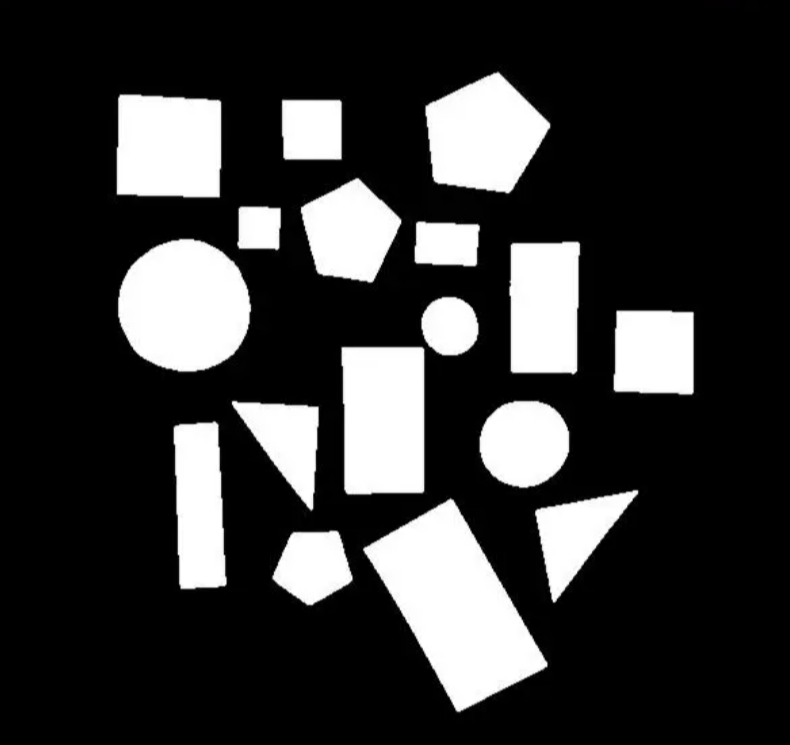
#> input picture assets/contour_input.png, 790 x 745 px
$ python 09_edge_detection_and_contours.py   (older library calls are emulated)
#> lines starting #> are read from the running program, lines starting #| are printed output that depends on the picture; after the words box and inside, x2 and y2 are one past the last pixel; in counts of white or black regions, pixels touching at a corner belong together
# Concept: Edge Detection and Contours
# Edges are boundaries where pixel intensity changes sharply.
# Contours are the outlines of objects: connect-the-dots along edges.
# This file finds shapes in an image and draws bounding boxes around them.

import cv2
import numpy as np
from constants import contour_input_img

img = cv2.imread(contour_input_img)   # Use an image with clear, distinct shapes
#> img is the input picture: shape (745, 790, 3); mean B, G, R 54.6, 54.6, 54.6
gray = cv2.cvtColor(img, cv2.COLOR_BGR2GRAY)

# --- EDGE DETECTION ---
# Sobel: detects edges in one direction (horizontal, dx=1, dy=0)
sobelx = cv2.Sobel(gray, cv2.CV_64F, 1, 0, ksize=5)
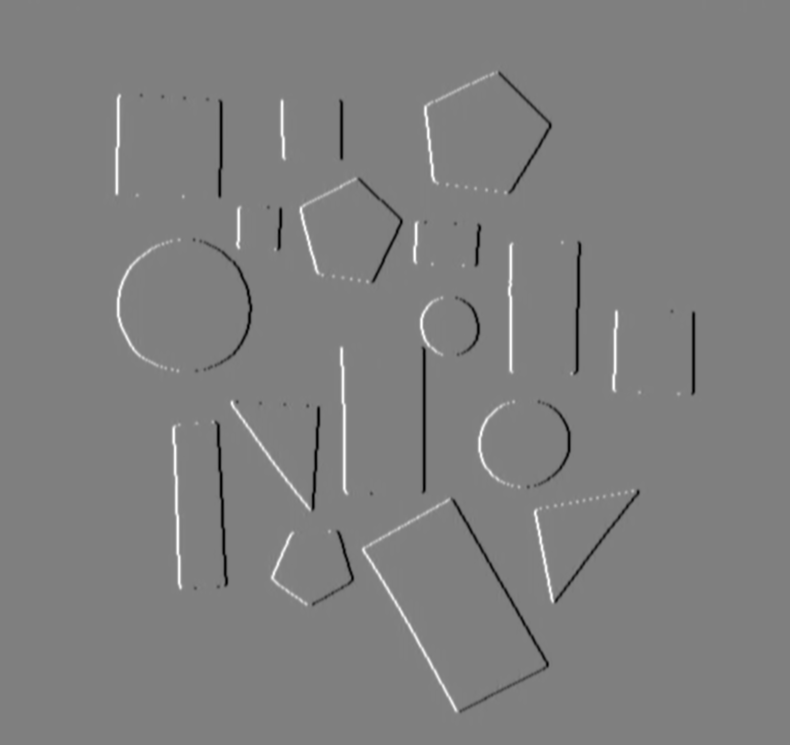
#> sobelx: shape (745, 790) float64; min -11627, max 11539, mean 0; drawn with min black and max white

# Canny: applies smoothing, gradient detection, and hysteresis
# (50, 150) are the low and high thresholds for what counts as an edge
canny = cv2.Canny(gray, 50, 150)
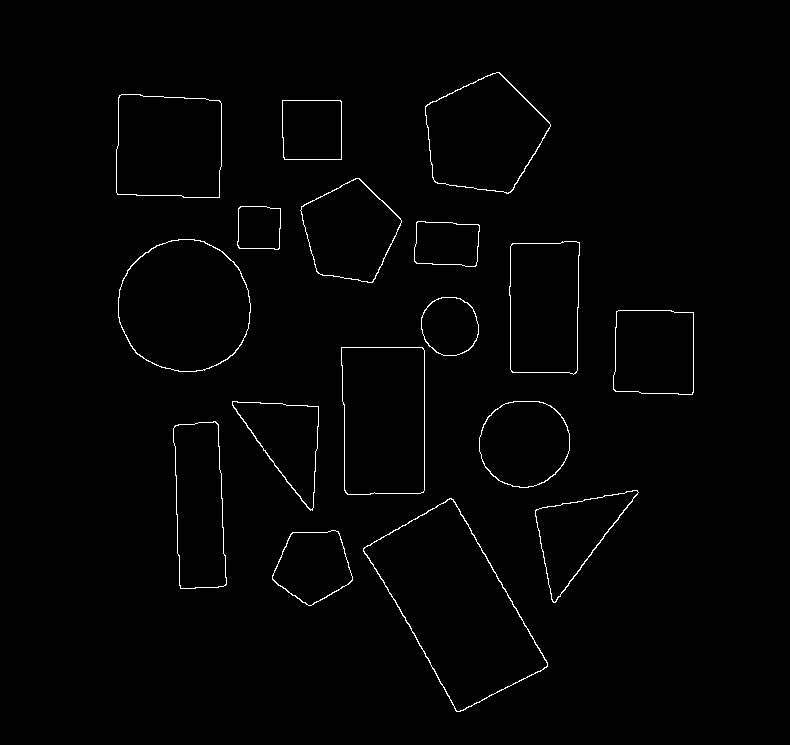
#> canny: shape (745, 790); 1.1% white in thin lines or dots, all inside (x1, y1, x2, y2) = (116, 72, 694, 712)

# --- CONTOURS ---
# findContours scans the binary image and traces outlines of white regions
# RETR_TREE: finds all contours and organizes parent-child relationships
# CHAIN_APPROX_SIMPLE: compresses straight lines to just their endpoints
contours, hierarchy = cv2.findContours(canny, cv2.RETR_TREE, cv2.CHAIN_APPROX_SIMPLE)
#> contours = 34 contours; largest, box (x1, y1, x2, y2) and area: (363, 498, 548, 712) 19568, (363, 498, 548, 712) 19326, (118, 239, 251, 372) 13820, (118, 239, 251, 372) 13695, (341, 347, 425, 495) 11822

for cnt in contours:
    area = cv2.contourArea(cnt)
    if area > 50:               # Skip tiny noise blobs (area < 50 pixels is junk)

        peri = cv2.arcLength(cnt, True)                    # Perimeter of the contour
        approx = cv2.approxPolyDP(cnt, 0.02 * peri, True) # Approximate shape with fewer points

        # Bounding rectangle: axis-aligned box that fits around the contour
        x, y, w, h = cv2.boundingRect(cnt)

        # Minimum enclosing circle: smallest circle that fits around the contour
        (cx, cy), radius = cv2.minEnclosingCircle(cnt)

        # Draw the contour outline, bounding box, and enclosing circle
        cv2.drawContours(img, [cnt], -1, (0, 255, 0), 2)           # Green: actual contour
        cv2.rectangle(img, (x, y), (x + w, y + h), (255, 0, 0), 2) # Blue: bounding box
        cv2.circle(img, (int(cx), int(cy)), int(radius), (0, 0, 255), 2)  # Red: enclosing circle
#> this loop made 34 passes
#> (area, peri, approx, x, y, w, h, cx) on passes 3, 4, 5, 6, 7, 8, 11: (19567.5, 628.2, [[449, 498], [363, 551], [460, 711], [547, 662]], 363, 498, 185, 214, 455), (19326.5, 625.9, [[450, 498], [547, 663], [459, 711], [363, 550]], 363, 498, 185, 214, 455.2), (5210.5, 359.1, [[637, 490], [535, 510], [553, 602]], 535, 490, 104, 113, 595), (5103.5, 356.8, [[636, 490], [554, 602], [535, 511]], 535, 490, 104, 113, 595), (7441, 423.6, [[215, 421], [173, 428], [180, 588], [226, 584]], 173, 421, 54, 168, 197.7), (7421, 421.3, [[214, 421], [226, 583], [181, 588], [173, 428]], 173, 421, 54, 168, 198.1), (4923, 339.3, [[232, 401], [312, 510], [318, 406]], 232, 401, 87, 110, 272)
#> (area, peri, x, y, w, h, cx, cy) on passes 1, 2, 9, 10, 17, 18: (4206, 258.5, 272, 530, 81, 76, 312.2, 564.9), (4136, 256.1, 272, 530, 81, 76, 312.2, 565.1), (6200.5, 295.2, 479, 401, 91, 87, 524, 442.5), (6123.5, 292.8, 479, 401, 91, 87, 524.2, 442.8), (2661.5, 193.1, 421, 297, 58, 59, 450, 325.5), (2611.5, 190.8, 421, 297, 58, 59, 449.4, 325.8)
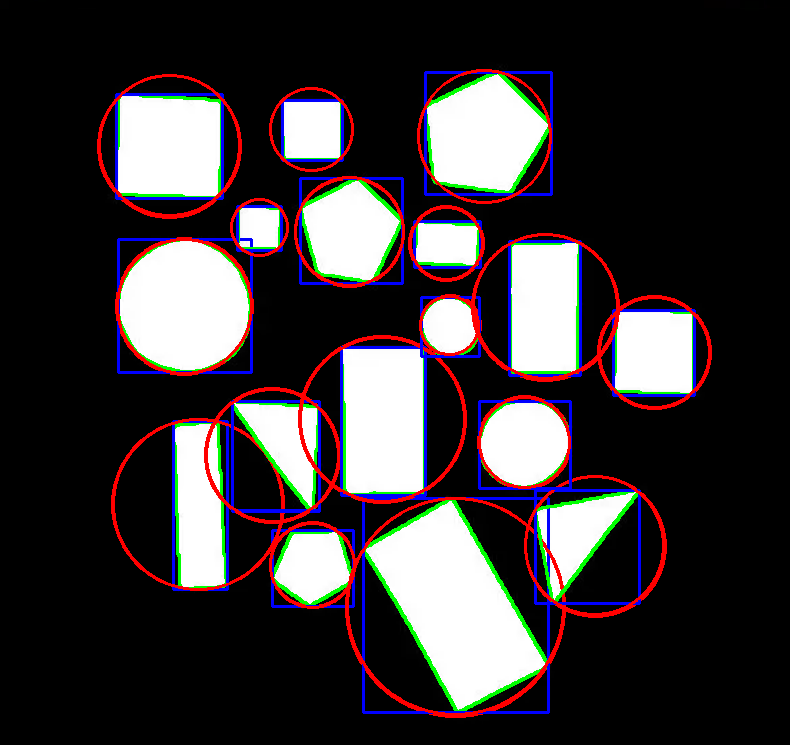
#> img: shape (745, 790, 3); 8.78% of pixels changed, all inside (x1, y1, x2, y2) = (97, 69, 712, 718)

cv2.imshow('Contour Analysis', img)
cv2.waitKey(0)
cv2.destroyAllWindows()

$ run again, with assets/crown.png copied over assets/contour_input.png
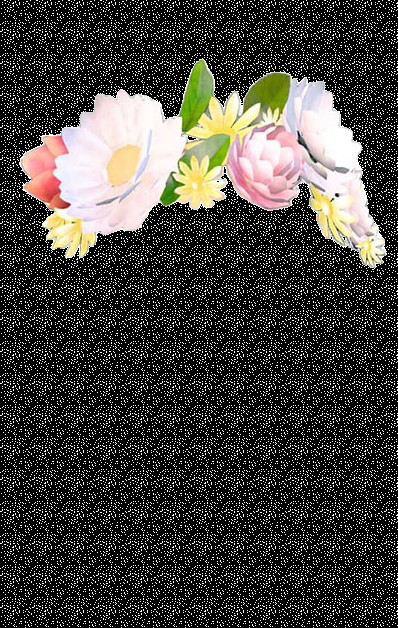
#> input picture assets/crown.png, 398 x 628 px
#> img is the input picture: shape (628, 398, 3); mean B, G, R 60.3, 64, 66.3
#> `canny = cv2.Canny(gray, 50, 150)`:
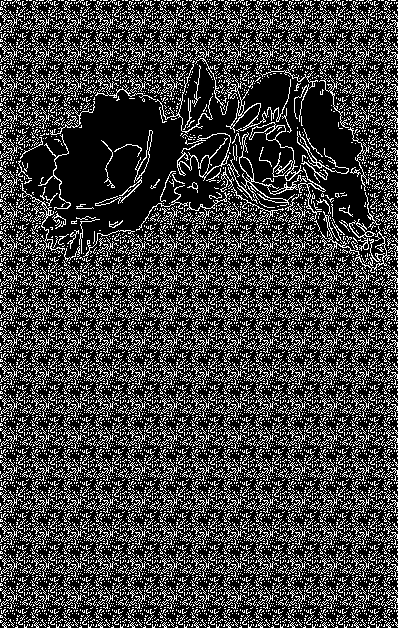
#> canny: shape (628, 398); 24.6% white in thin lines or dots
#> contours = 14278 contours, 14236 with area under 20; largest, box (x1, y1, x2, y2) and area: (249, 122, 303, 181) 351, (239, 132, 307, 205) 298, (134, 130, 153, 183) 192, (226, 75, 291, 133) 188, (135, 130, 153, 181) 176
#> the loop `for cnt in contours:` made 14278 passes
#> area on passes 1 to 3: 0.5, 0.5, 0.5
#> after the loop `for cnt in contours:`:
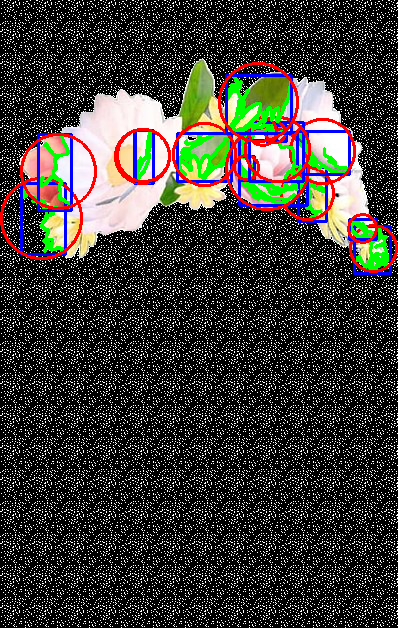
#> img: shape (628, 398, 3); 6.78% of pixels changed, all inside (x1, y1, x2, y2) = (0, 62, 398, 275)
